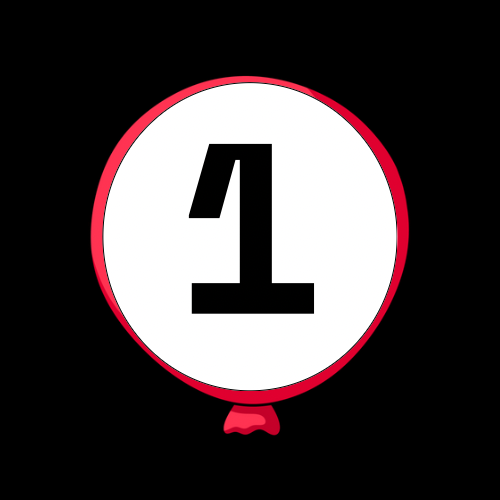
#> input picture frontend/image/1 4.PNG, 500 x 500 px
$ python -i alignment_service.py   (imports and definitions only)
#> lines starting #> are read from the running program, lines starting #| are printed output that depends on the picture; after the words box and inside, x2 and y2 are one past the last pixel; in counts of white or black regions, pixels touching at a corner belong together
import cv2
import numpy as np
import base64
import logging
import hashlib
from typing import List, Dict, Tuple, Optional

# Configure logging
logger = logging.getLogger(__name__)

class AlignmentService:
    """
    Industrial-grade Image Alignment Service.
    Uses ORB feature detection with RANSAC robust estimation.
    Includes preprocessing, sanity checks, and fallback mechanisms.
    """

    def __init__(self):
        # Increased feature count for complex drawings
        self.orb = cv2.ORB_create(
            nfeatures=5000,
            scaleFactor=1.2,
            nlevels=8,
            edgeThreshold=31,
            firstLevel=0,
            WTA_K=2,
            scoreType=cv2.ORB_HARRIS_SCORE,
            patchSize=31,
            fastThreshold=20
        )
        # Brute Force Matcher with Hamming distance (efficient for binary descriptors)
        self.matcher = cv2.BFMatcher(cv2.NORM_HAMMING, crossCheck=True)

        # Constants
        self.MIN_MATCH_COUNT = 10
        self.RESIZE_WIDTH = 2000  # Standardize analysis width for consistency

    # [16 lines left out: function decode_image, not called in this run]

    def preprocess_image(self, img: np.ndarray) -> Tuple[np.ndarray, float]:
        """
        Clean image and standardize resolution for consistent feature detection.
        Returns: (cleaned_image, scale_factor)
        """
        # 1. Calculate Scale Factor
        height, width = img.shape
        scale = 1.0
        if width > self.RESIZE_WIDTH:
            scale = self.RESIZE_WIDTH / width
            new_width = self.RESIZE_WIDTH
            new_height = int(height * scale)
            img = cv2.resize(img, (new_width, new_height), interpolation=cv2.INTER_AREA)

        # 2. Denoising (Gaussian Blur) - Removes scanner noise/dust
        img_blur = cv2.GaussianBlur(img, (5, 5), 0)

        # 3. Adaptive Thresholding - Handles uneven lighting/shadows on scans
        # This converts to binary (black/white) which ORB loves
        # Result: Background = 255 (White), Text = 0 (Black)
        img_thresh = cv2.adaptiveThreshold(
            img_blur, 255, cv2.ADAPTIVE_THRESH_GAUSSIAN_C,
            cv2.THRESH_BINARY, 11, 2
        )

        return img_thresh, scale

    # [459 lines left out: functions validate_homography, _transform_point, port_balloons, align_and_compare, _match_dimensions, _perfect_match and 1 more, not called in this run]

# Export singleton
alignment_service = AlignmentService()

>>> import cv2
>>> picture = cv2.imread('../../frontend/image/1 4.PNG', cv2.IMREAD_GRAYSCALE)
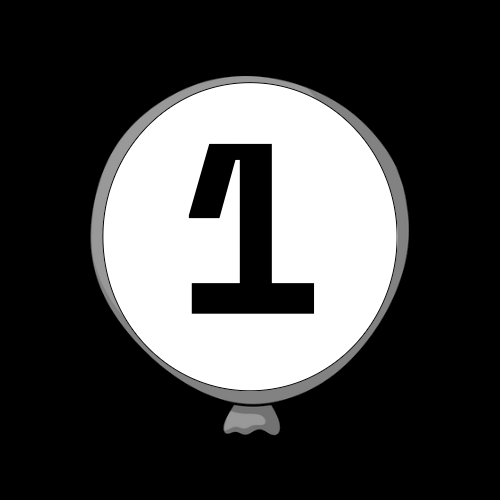
#> picture: shape (500, 500); min 0, max 255, mean 67.1
>>> result = AlignmentService().preprocess_image(picture)
#> in preprocess_image, `img_thresh = cv2.adaptiveThreshold( img_blur, 255, cv2.ADAPTIVE_THRESH..`:
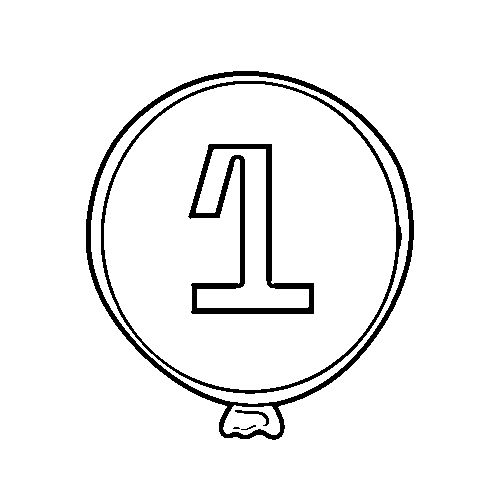
#> img_thresh: shape (500, 500); 94.8% white; 6 black regions (1 under 20 px), largest, box (x1, y1, x2, y2) and area: (86, 71, 414, 440) 5590, (188, 144, 314, 314) 4096, (101, 81, 402, 394) 3215, (235, 410, 269, 426) 125, (241, 425, 256, 430) 23
